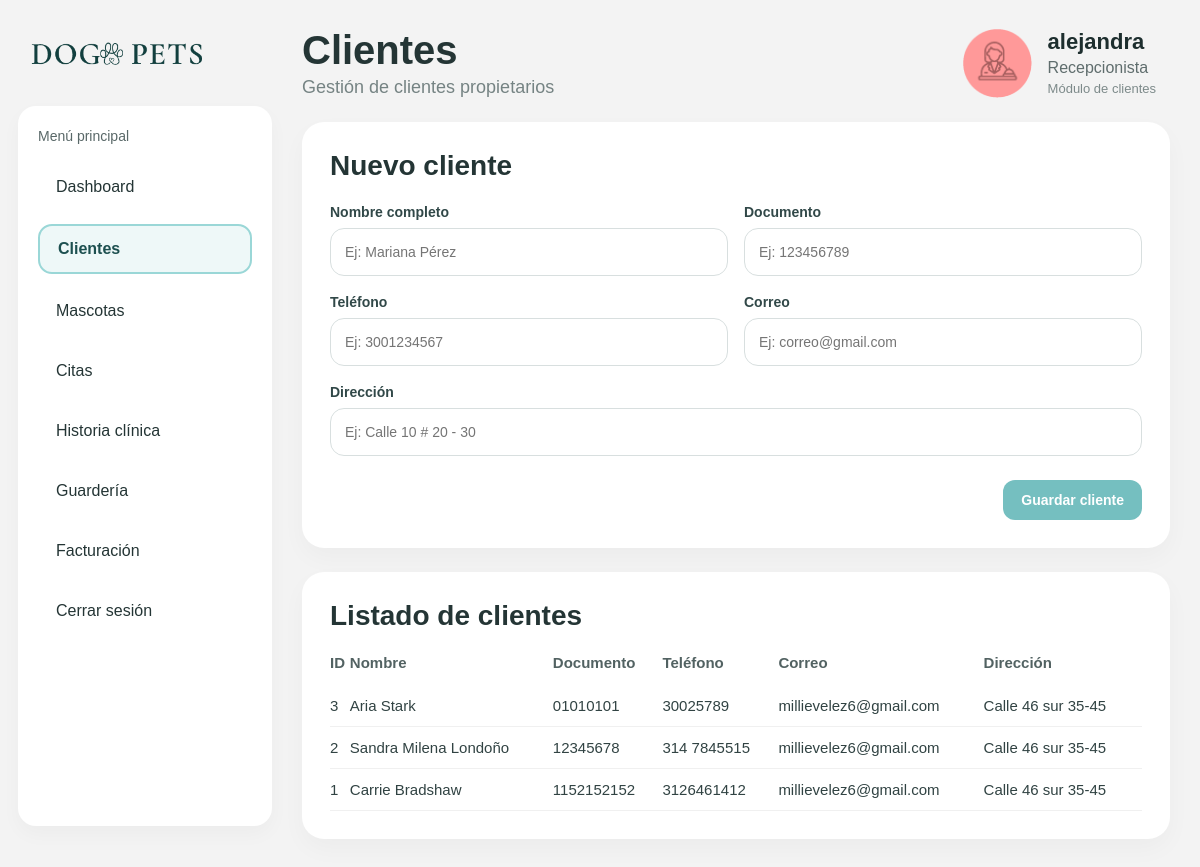
Screenshot of /recepcionista/clientes (signed in) with the database file from the repository.
### tables this page shows
CREATE TABLE clientes (
            id INTEGER PRIMARY KEY AUTOINCREMENT,
            nombre TEXT NOT NULL,
            documento TEXT NOT NULL UNIQUE,
            telefono TEXT NOT NULL,
            correo TEXT NOT NULL,
            direccion TEXT
        , estado TEXT NOT NULL DEFAULT 'Activo');

### app.py (the view)
@app.route("/recepcionista/clientes")
def clientes():
    if not login_requerido():
        return redirect(url_for("login"))
    if session.get("rol") not in ["recepcionista", "guarderia"]:
        return "No autorizado", 403
    conn = get_db_connection()
    clientes_db = conn.execute("SELECT * FROM clientes ORDER BY id DESC").fetchall()
    conn.close()
    return render_template(
        "recepcionista/clientes.html",
        nombre=session["nombre"],
        rol=session["rol"],
        clientes=clientes_db
    )

### app.py (called while the page is built)
def get_db_connection():
    return DatabaseSingleton().get_connection()

def login_requerido():
    return "rol" in session

### database.py (called while the page is built)
    def __new__(cls):
        if cls._instance is None:
            cls._instance = super(DatabaseSingleton, cls).__new__(cls)
        return cls._instance

    def get_connection(self):
        conn = sqlite3.connect(self._db_path)
        conn.row_factory = sqlite3.Row
        return conn

### templates/recepcionista/clientes.html (shortened to what this page needs)
<!DOCTYPE html>
<html lang="es">
<head>
    <link rel="stylesheet" href="{{ url_for('static', filename='css/styles.css') }}">
</head>
<body class="app-page">
    <div class="app-layout">
        <aside class="sidebar">
            <div class="logo-box">
                <img src="{{ url_for('static', filename='img/logo.png') }}" class="logo-img" alt="Logo DOG PETS">
            </div>
            <div class="menu-box">
                <p class="menu-title">Menú principal</p>
                <ul class="menu-list">
                    <li><a href="{{ url_for('dashboard') }}" class="menu-link">Dashboard</a></li>
                    <li><a href="{{ url_for('clientes') }}" class="menu-link  active">Clientes</a></li>
                    <li><a href="{{ url_for('mascotas') }}" class="menu-link">Mascotas</a></li>
                    <li><a href="{{ url_for('citas') }}" class="menu-link">Citas</a></li>
                    <li><a href="{{ url_for('historias') }}" class="menu-link">Historia clínica</a></li>
                    <li><a href="{{ url_for('guarderia') }}" class="menu-link">Guardería</a></li>
                    <li><a href="{{ url_for('facturacion') }}" class="menu-link">Facturación</a></li>
                    <li><a href="{{ url_for('logout') }}" class="menu-link">Cerrar sesión</a></li>
                </ul>
            </div>
        </aside>
        <main class="main-content">
            <header class="topbar">
                <div class="welcome-box">
                    <h2>Clientes</h2>
                    <p>Gestión de clientes propietarios</p>
                </div>
                <div class="profile-box">
                    <img src="{{ url_for('static', filename='img/recepcionista.png') }}" class="avatar-img" alt="Recepcionista">
                    <div>
                        <h3>{{ nombre }}</h3>
                        <p class="role-text">Recepcionista</p>
                        <span class="date-text">Módulo de clientes</span>
                    </div>
                </div>
            </header>
            <section class="clientes-grid">
                <div class="card form-card">
                    <div class="card-header">
                        <h3>Nuevo cliente</h3>
                    </div>
                    <form action="{{ url_for('crear_cliente') }}" method="POST" class="client-form">
                        <div class="form-row">
                            <div class="form-group">
                                <label>Nombre completo</label>
                                <input type="text" name="nombre" placeholder="Ej: Mariana Pérez" required>
                            </div>
                            <div class="form-group">
                                <label>Documento</label>
                                <input type="text" name="documento" placeholder="Ej: 123456789" required>
                            </div>
                        </div>
                        <div class="form-row">
                            <div class="form-group">
                                <label>Teléfono</label>
                                <input type="text" name="telefono" placeholder="Ej: 3001234567" required>
                            </div>
                            <div class="form-group">
                                <label>Correo</label>
                                <input type="email" name="correo" placeholder="Ej: correo@gmail.com" required>
                            </div>
                        </div>
                        <div class="form-group">
                            <label>Dirección</label>
                            <input type="text" name="direccion" placeholder="Ej: Calle 10 # 20 - 30">
                        </div>
                        <div class="form-actions">
                            <button type="submit" class="btn-secondary">Guardar cliente</button>
                        </div>
                    </form>
                </div>
                <div class="card table-card">
                    <div class="card-header">
                        <h3>Listado de clientes</h3>
                    </div>
                    <table>
                        <thead>
                            <tr>
                                <th>ID</th>
                                <th>Nombre</th>
                                <th>Documento</th>
                                <th>Teléfono</th>
                                <th>Correo</th>
                                <th>Dirección</th>
                            </tr>
                        </thead>
                        <tbody>
                            {% if clientes %}
                                {% for cliente in clientes %}
                                    <tr>
                                        <td>{{ cliente.id }}</td>
                                        <td>{{ cliente.nombre }}</td>
                                        <td>{{ cliente.documento }}</td>
                                        <td>{{ cliente.telefono }}</td>
                                        <td>{{ cliente.correo }}</td>
                                        <td>{{ cliente.direccion if cliente.direccion else 'Sin dirección' }}</td>
                                    </tr>
                                {% endfor %}
                            {% else %}
                                <tr>
                                    <td colspan="6" class="empty-state">No hay clientes registrados todavía.</td>
                                </tr>
                            {% endif %}
                        </tbody>
                    </table>
                </div>
            </section>
        </main>
    </div>
</body>
</html>

### static/css/styles.css (style rules this page uses)
* { margin: 0; padding: 0; box-sizing: border-box; }
body { font-family: Arial, sans-serif; color: #243535; }
.logo-img { width: 180px; object-fit: contain; }
.avatar-img { width: 70px; height: 70px; border-radius: 50%; object-fit: cover; }
.form-group { display: flex; flex-direction: column; gap: 8px; }
.form-group label { font-size: 14px; color: #425555; font-weight: 600; }
.form-group input { height: 46px; border: 1px solid #d8dfdf; border-radius: 12px; padding: 0 14px; outline: none; }
.app-page { min-height: 100vh; background: #f3f3f3; }
.app-layout { display: flex; min-height: 100vh; }
.sidebar { width: 290px; padding: 28px 18px; }
.logo-box { margin-bottom: 26px; padding: 8px 10px; }
.menu-box { background: #ffffff; border-radius: 18px; padding: 22px 20px; min-height: 720px; box-shadow: 0 8px 20px rgba(0, 0, 0, 0.03); }
.menu-title { font-size: 14px; color: #596868; margin-bottom: 20px; }
.menu-list { list-style: none; }
.menu-list li { margin-bottom: 14px; }
.menu-link { display: block; text-decoration: none; color: #243535; padding: 14px 18px; border-radius: 14px; font-size: 16px; transition: all 0.2s ease; }
.menu-link.active { background: #eef8f8; border: 2px solid #9ad7d7; color: #1d5050; font-weight: 600; }
.main-content { flex: 1; padding: 28px 30px 28px 12px; }
.topbar { display: flex; justify-content: space-between; align-items: flex-start; margin-bottom: 24px; }
.welcome-box h2 { font-size: 40px; font-weight: 600; color: #243535; margin-bottom: 4px; }
.welcome-box p { color: #758383; font-size: 18px; }
.profile-box { display: flex; align-items: center; gap: 16px; padding-right: 14px; }
.profile-box h3 { font-size: 22px; color: #1d2e2e; margin-bottom: 4px; }
.role-text { color: #5f6d6d; font-size: 16px; margin-bottom: 2px; }
.date-text { color: #7d8a8a; font-size: 13px; }
.card { background: #ffffff; border-radius: 22px; padding: 28px; box-shadow: 0 10px 24px rgba(0, 0, 0, 0.03); }
.card-header, .card-header-simple { display: flex; justify-content: space-between; align-items: center; margin-bottom: 22px; }
.card-header h3, .card-header-simple h3 { font-size: 28px; color: #243535; font-weight: 600; }
.btn-secondary { border: none; background: #75bfc0; color: #ffffff; padding: 12px 18px; border-radius: 12px; font-size: 14px; font-weight: 700; cursor: pointer; }
table { width: 100%; border-collapse: collapse; }
table thead th { text-align: left; padding-bottom: 14px; color: #526262; font-size: 15px; font-weight: 700; }
table tbody td { padding: 12px 8px 12px 0; font-size: 15px; color: #314343; border-bottom: 1px solid #f0f0f0; }
.logo-img { width: 180px; object-fit: contain; display: block; }
.clientes-grid { display: grid; grid-template-columns: 1fr; gap: 24px; }
.form-card, .table-card { width: 100%; }
.client-form { display: flex; flex-direction: column; gap: 18px; }
.form-row { display: grid; grid-template-columns: 1fr 1fr; gap: 18px; }
.form-group input { height: 48px; border: 1px solid #d8dfdf; border-radius: 12px; padding: 0 14px; outline: none; font-size: 14px; background: #fff; }
.form-actions { display: flex; justify-content: flex-end; margin-top: 8px; }
.form-card { padding: 28px; }
.form-row { display: grid; grid-template-columns: 1fr 1fr; gap: 16px; }
.form-group label { font-size: 14px; font-weight: 700; color: #314848; }
.client-form input, .client-form select, .client-form textarea { width: 100%; height: 48px; border: 1px solid #d8dfdf; border-radius: 14px; padding: 0 14px; font-size: 14px; background: #fff; color: #243535; outline: none; }
.form-actions { display: flex; justify-content: flex-end; margin-top: 6px; }

### rows the page displays
clientes: id "3", nombre "Aria Stark", documento "01010101", telefono "30025789", correo "millievelez6@gmail.com", direccion "Calle 46 sur 35-45"
clientes: id "2", nombre "Sandra Milena Londoño", documento "12345678", telefono "314 7845515", correo "millievelez6@gmail.com", direccion "Calle 46 sur 35-45"
clientes: id "1", nombre "Carrie Bradshaw", documento "1152152152", telefono "3126461412", correo "millievelez6@gmail.com", direccion "Calle 46 sur 35-45"

### other values shown
{{ nombre }} "alejandra"
